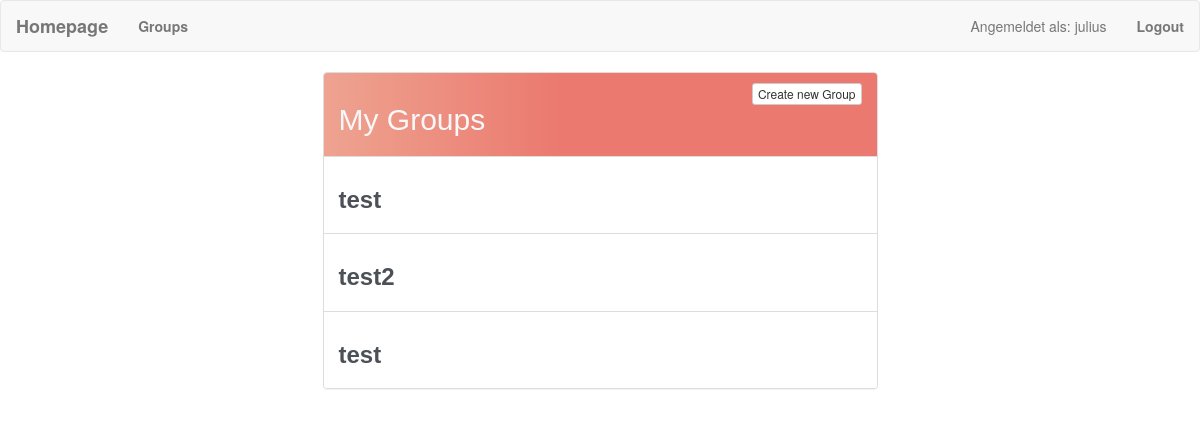
Page /group/ (signed in) on the earlier database version.
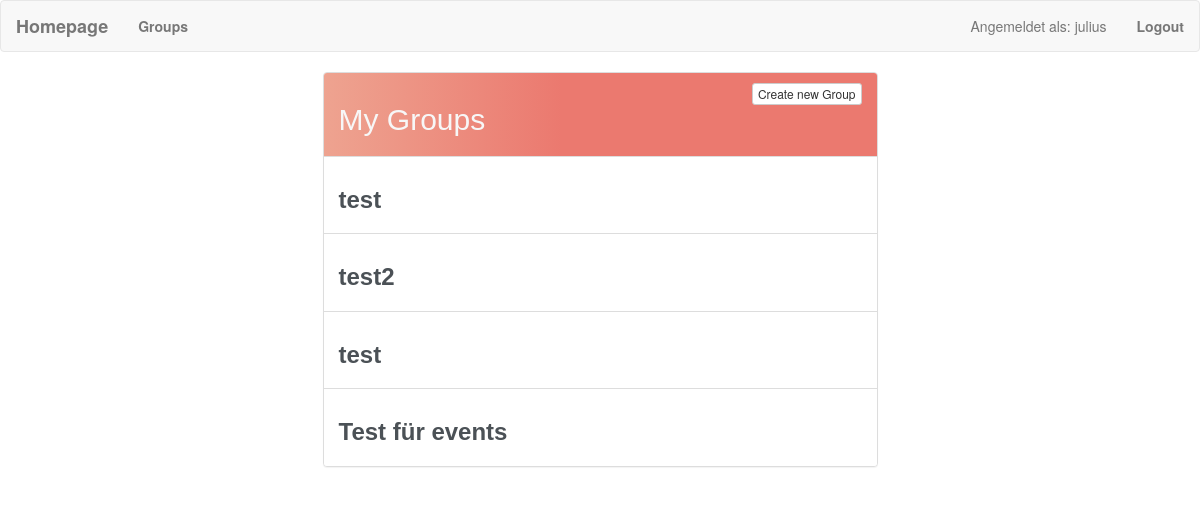
Same page on the later database version.
### todolist/models.py (models this page shows, shortened)
class Group(models.Model):
    name = models.CharField(max_length=100)
    members = models.ManyToManyField(User, related_name='group_memberships')
    polls = models.ManyToManyField('poll.Poll', related_name='groups_polls', blank=True)

### todolist/views.py (the view)
# urls.py: path('group/', todolist_views.GroupListView.as_view(), name='group'),
class GroupListView(LoginRequiredMixin, ListView):
    model = Group
    template_name = 'group_list.html'
    context_object_name = 'groups'
    def get_queryset(self):
        return self.request.user.group_memberships.all()

### templates/group_list.html (shortened to what this page needs)
{% extends "base.html" %}
{% block main%}
<div class="row">
    <div class="col-lg-6 col-lg-offset-3">
        <div class="panel panel-default">
            <div class="panel-heading" style="display: flex; justify-content: space-between; align-items: center;">
              <div class="panel-title">
                <h2>My Groups</h2>
              </div>
              <a href="{% url 'create_group'%}" class="btn btn-default btn-xs" style="align-self: flex-start;">Create new Group</a>
            </div>
              <ul class="list-group">
                  {% for group in groups %}
                  <div class="list-group-item">
                    <h3>
                      <a href="{% url 'group_detail' group.id %}" style="text-decoration: none;">{{ group.name }}</a>
                    </h3>
                  </div>
                  {% endfor %}
                </ul>
          </div>
    </div>
</div>
{% endblock %}

Differences in the rows shown:
added Group: name "Test für events"
